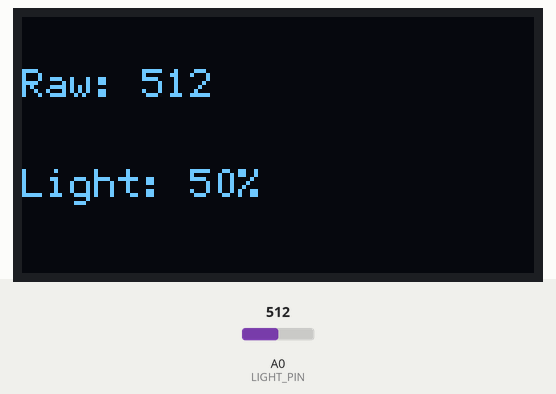
Bench run of a sketch on a simulated Arduino Uno, built with avr-gcc and run on an emulated ATmega328P. Shown: 128×64 one-colour display. Inputs (shaded band) come from the test bench; at power-on: A0 (LIGHT_PIN) = 512.

Above: at 1.3 s.
1.4 s: A0 (LIGHT_PIN) set to 716
At 2.9 s:
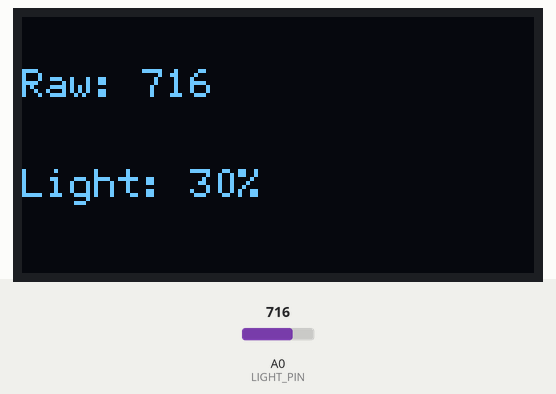
3.2 s: A0 (LIGHT_PIN) set to 900
At 4.4 s:
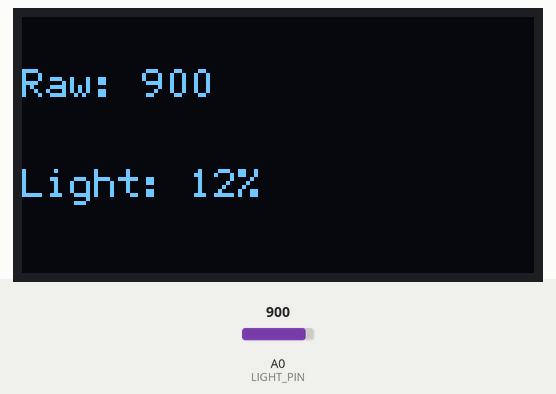
4.8 s: A0 (LIGHT_PIN) set to 1023
At 6.0 s:
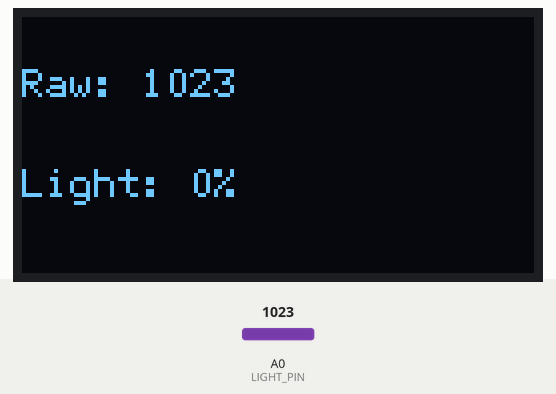
Timing chart, 0 to 7.8 s (numbered marks = the images above; inputs shaded):
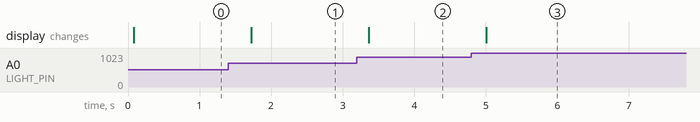

Measured:
- after the input at 1.4 s, the display: changes after 0.32 s (image 1)
- after the input at 3.2 s, the display: changes after 0.16 s (image 2)
- after the input at 4.8 s, the display: changes after 0.21 s (image 3)

The sketch:

04_oled_light.ino
```cpp
/*
  HUB-8735 Ultra 光敏電阻 OLED 顯示測試

  光敏電阻：IO0（類比輸入）
  OLED：SSD1306 128x64 I2C，位址 0x3C
  OLED 由 U8G2 自動啟動硬體 I2C，使用 IO3/IO4

  本程式不呼叫 Wire.begin()，由 U8G2 自動初始化 OLED。
  因此光敏電阻使用 IO0，不會與 OLED 的 IO3/IO4 衝突。
*/

#include "U8g2lib.h"

// OLED：SSD1306，解析度 128x64，由 U8G2 自動啟動硬體 I2C
U8G2_SSD1306_128X64_NONAME_F_HW_I2C u8g2(
  U8G2_R0,
  /* reset = */ U8X8_PIN_NONE
);

// 光敏電阻接在 IO0
const int LIGHT_PIN = 0;

void setup() {
  // 設定光敏電阻為類比輸入
  pinMode(LIGHT_PIN, INPUT);

  // 初始化 OLED，I2C 位址為 0x3C
  u8g2.setI2CAddress(0x3C * 2);
  u8g2.begin();
}

void loop() {
  // 讀取光敏電阻類比值
  int lightValue = analogRead(LIGHT_PIN);

  // ===== 亮度比例換算（改用明確公式） =====
  // 原始值 0 為最亮，顯示 100%
  // 原始值 1024 為最暗，顯示 0%
  // 避免 HUB-8735 核心的 map() 相容性問題
  int brightnessPercent = ((1024L - lightValue) * 100L) / 1024L;
  brightnessPercent = constrain(brightnessPercent, 0, 100);

  // 清除 OLED 緩衝區
  u8g2.clearBuffer();

  // 使用較小字型，讓原始值與百分比能同時顯示
  u8g2.setFont(u8g2_font_6x12_tf);

  // 同時顯示光敏電阻原始值
  u8g2.setCursor(0, 20);
  u8g2.print("Raw: ");
  u8g2.print(lightValue);

  // 同時顯示換算後的亮度百分比
  u8g2.setCursor(0, 45);
  u8g2.print("Light: ");
  u8g2.print(brightnessPercent);
  u8g2.print("%");

  // 更新 OLED 畫面
  u8g2.sendBuffer();

  // 每 500 毫秒更新一次
  delay(500);
}
```
